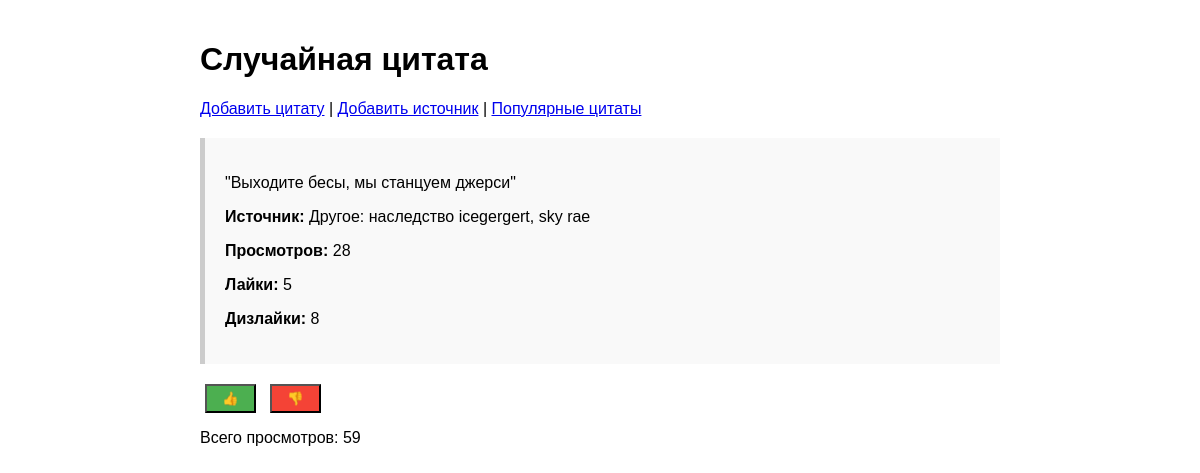
The page / on the database its author committed.
### quotes/models.py (models this page shows, shortened)
class Quote(models.Model):
    text = models.TextField(verbose_name="Текст цитаты")
    source = models.ForeignKey(Source, on_delete=models.CASCADE, related_name='quotes')
    weight = models.IntegerField(default=1, verbose_name="Вес")
    views_count = models.IntegerField(default=0, verbose_name="Количество просмотров")
    likes = models.IntegerField(default=0, verbose_name="Лайки")
    dislikes = models.IntegerField(default=0, verbose_name="Дизлайки")
    voted_ips = models.JSONField(default=list, blank=True, verbose_name="Проголосовавшие IP")
    created_at = models.DateTimeField(auto_now_add=True)
    class Meta:
        unique_together = ['text', 'source']
    def clean(self):
        if self.pk is None:  # только для новых объектов
            if Quote.objects.filter(source=self.source).count() >= 3:
                raise ValidationError("У одного источника не может быть больше 3 цитат")
    def save(self, *args, **kwargs):
        self.clean()
        super().save(*args, **kwargs)

class Source(models.Model):
    TYPE_CHOICES = [
        ('movie', 'Фильм'),
        ('book', 'Книга'),
        ('other', 'Другое'),
    ]
    title = models.CharField(max_length=200, verbose_name="Название")
    type = models.CharField(max_length=10, choices=TYPE_CHOICES, verbose_name="Тип")
    year = models.IntegerField(null=True, blank=True, verbose_name="Год")
    class Meta:
        unique_together = ['title', 'type']
    def __str__(self):
        return f"{self.get_type_display()}: {self.title}"

### quotes/views.py (the view)
# urls.py: path('', views.random_quote, name='random_quote'),
def random_quote(request):
    quotes = Quote.objects.all()
    weights = [quote.weight for quote in quotes]
    if quotes:
        selected_quote = choices(quotes, weights=weights, k=1)[0]
        selected_quote.views_count += 1
        selected_quote.save()
    else:
        selected_quote = None
    return render(request, 'quotes/random_quote.html', {
        'quote': selected_quote,
        'total_views': Quote.objects.aggregate(total=Sum('views_count'))['total'] or 0
    })

### quotes/templates/quotes/random_quote.html (shortened to what this page needs)
<!DOCTYPE html>
<html>
<head>
</head>
<body>
    <h1>Случайная цитата</h1>
    <div class="nav">
        <a href="{% url 'add_quote' %}">Добавить цитату</a> |
        <a href="{% url 'add_source' %}">Добавить источник</a> |
        <a href="{% url 'popular_quotes' %}">Популярные цитаты</a>
    </div>
    {% if quote %}
    <div class="quote">
        <p>"{{ quote.text }}"</p>
        <p><strong>Источник:</strong> {{ quote.source }}</p>
        <p><strong>Просмотров:</strong> {{ quote.views_count }}</p>
        <p><strong>Лайки:</strong> <span id="likes-count">{{ quote.likes }}</span></p>
        <p><strong>Дизлайки:</strong> <span id="dislikes-count">{{ quote.dislikes }}</span></p>
    </div>
    <div class="actions">
        <button class="btn like {% if user_voted %}disabled{% endif %}"
                onclick="likeQuote({{ quote.id }})"
                {% if user_voted %}disabled{% endif %}>
            👍
        </button>
        <button class="btn dislike {% if user_voted %}disabled{% endif %}"
                onclick="dislikeQuote({{ quote.id }})"
                {% if user_voted %}disabled{% endif %}>
            👎
        </button>
    </div>
    {% else %}
    <p>Цитат пока нет. <a href="{% url 'add_quote' %}">Добавьте первую!</a></p>
    {% endif %}
    <p>Всего просмотров: {{ total_views }}</p>
</body>
</html>

### quotes/templates/quotes/random_quote.html (style rules this page uses)
body { font-family: Arial, sans-serif; max-width: 800px; margin: 0 auto; padding: 20px; }
.quote { background: #f9f9f9; padding: 20px; margin: 20px 0; border-left: 5px solid #ccc; }
.actions { margin: 10px 0; }
.btn { padding: 5px 15px; margin: 0 5px; cursor: pointer; }
.like { background: #4CAF50; color: white; }
.dislike { background: #f44336; color: white; }
.nav { margin: 20px 0; }

### rows shown on the page
Quote: text "Выходите бесы, мы станцуем джерси", source "Другое: наследство icegergert, sky rae", views_count "28", likes "5", dislikes "8"

### other values the page prints
{{ total_views }} "59"
